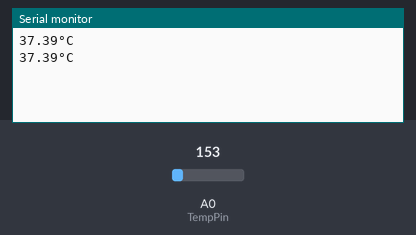
This sketch was run on a simulated Arduino Uno, built with avr-gcc and run on an emulated ATmega328P. On the bench: the last lines printed to the serial monitor. The test bench sets the inputs (shaded band); at power-on: A0 (TempPin) = 153.

Above: at 1.8 s.
1.9 s: A0 (TempPin) set to 165
At 2.5 s:
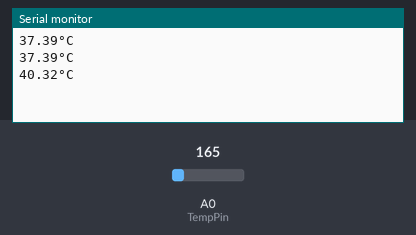
3.4 s: A0 (TempPin) set to 175
At 4.8 s:
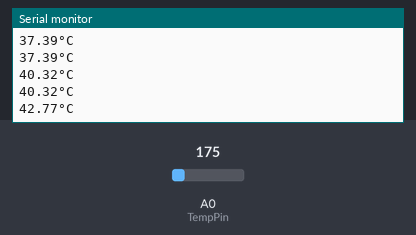
Timing chart, 0 to 6.4 s (numbered marks = the images above; inputs shaded):
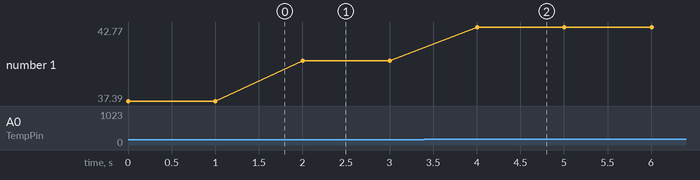

The sketch:

Exercise15.ino
```cpp
#define TempPin A0
#include "TMP36GZ.h"

float temperature = 0;
Temperature tempsensor("TMP36GZ");
void setup() {
  // put your setup code here, to run once:
  Serial.begin(9600);
}

void loop() {
  // put your main code here, to run repeatedly:
  temperature = tempsensor.AnalogToTemp();
  Serial.print(temperature);
  Serial.write(0xC2);
  Serial.write(0xB0);
  Serial.println('C');
  delay(1000);
}
```

TMP36GZ.cpp
```cpp
#include "Arduino.h"
#include "TMP36GZ.h"
#include <WString.h>

Temperature::Temperature(String name){
	this->name = name;
}

float Temperature::AnalogToTemp(){
  int analog_temperature;
  float voltage;
  float temperature;
	if(name == "TMP36GZ"){
		analog_temperature = analogRead(A0);
		voltage = analog_temperature/1023.0 * 5.0;
		temperature = voltage /0.02;
	}else if(name == "LM35DZ"){
		// probably will be different
		analog_temperature = analogRead(A0);
		voltage = analog_temperature/1023.0 * 5.0;
		temperature = voltage /0.01;
	}
	return temperature;
}
```

TMP36GZ.h
```cpp
#ifndef TMP36GZ_H_
#define TMP36GZ_H_

#include "Arduino.h"
#include <WString.h>

#ifndef TempPin
#define TempPin A0
#endif
class Temperature{
	private:
		String name;
	public:
		Temperature(String name);
		float AnalogToTemp();


};
#endif
```

Measured:
- after the input at 1.9 s, the serial monitor: prints a new line after 0.10 s (image 1)
- after the input at 3.4 s, the serial monitor: prints a new line after 0.60 s (image 2)
- plotted number 1: 37.39 → 40.32 after the input at 1.9 s, 40.32 → 42.77 after the input at 3.4 s
